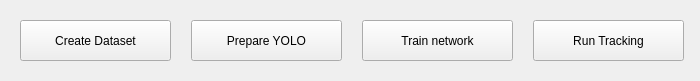
<?xml version="1.0" encoding="UTF-8"?>
<ui version="4.0">
 <class>frame_init</class>
 <widget class="QMainWindow" name="frame_init">
  <property name="windowModality">
   <enum>Qt::NonModal</enum>
  </property>
  <property name="geometry">
   <rect>
    <x>0</x>
    <y>0</y>
    <width>700</width>
    <height>81</height>
   </rect>
  </property>
  <property name="sizePolicy">
   <sizepolicy hsizetype="Fixed" vsizetype="Fixed">
    <horstretch>0</horstretch>
    <verstretch>0</verstretch>
   </sizepolicy>
  </property>
  <property name="minimumSize">
   <size>
    <width>532</width>
    <height>81</height>
   </size>
  </property>
  <property name="maximumSize">
   <size>
    <width>900</width>
    <height>81</height>
   </size>
  </property>
  <property name="contextMenuPolicy">
   <enum>Qt::NoContextMenu</enum>
  </property>
  <property name="windowTitle">
   <string>Track them!</string>
  </property>
  <property name="documentMode">
   <bool>false</bool>
  </property>
  <property name="tabShape">
   <enum>QTabWidget::Rounded</enum>
  </property>
  <widget class="QWidget" name="centralwidget">
   <widget class="QPushButton" name="btn_create_dataset">
    <property name="geometry">
     <rect>
      <x>20</x>
      <y>20</y>
      <width>151</width>
      <height>41</height>
     </rect>
    </property>
    <property name="text">
     <string>Create Dataset</string>
    </property>
   </widget>
   <widget class="QPushButton" name="btn_run_train">
    <property name="geometry">
     <rect>
      <x>362</x>
      <y>20</y>
      <width>151</width>
      <height>41</height>
     </rect>
    </property>
    <property name="text">
     <string>Train network</string>
    </property>
   </widget>
   <widget class="QPushButton" name="btn_prepare_dataset">
    <property name="geometry">
     <rect>
      <x>191</x>
      <y>20</y>
      <width>151</width>
      <height>41</height>
     </rect>
    </property>
    <property name="text">
     <string>Prepare YOLO</string>
    </property>
   </widget>
   <widget class="QPushButton" name="btn_run_tracking">
    <property name="geometry">
     <rect>
      <x>533</x>
      <y>20</y>
      <width>151</width>
      <height>41</height>
     </rect>
    </property>
    <property name="text">
     <string>Run Tracking</string>
    </property>
   </widget>
  </widget>
 </widget>
 <tabstops>
  <tabstop>btn_create_dataset</tabstop>
  <tabstop>btn_prepare_dataset</tabstop>
  <tabstop>btn_run_train</tabstop>
  <tabstop>btn_run_tracking</tabstop>
 </tabstops>
 <resources/>
 <connections/>
</ui>
